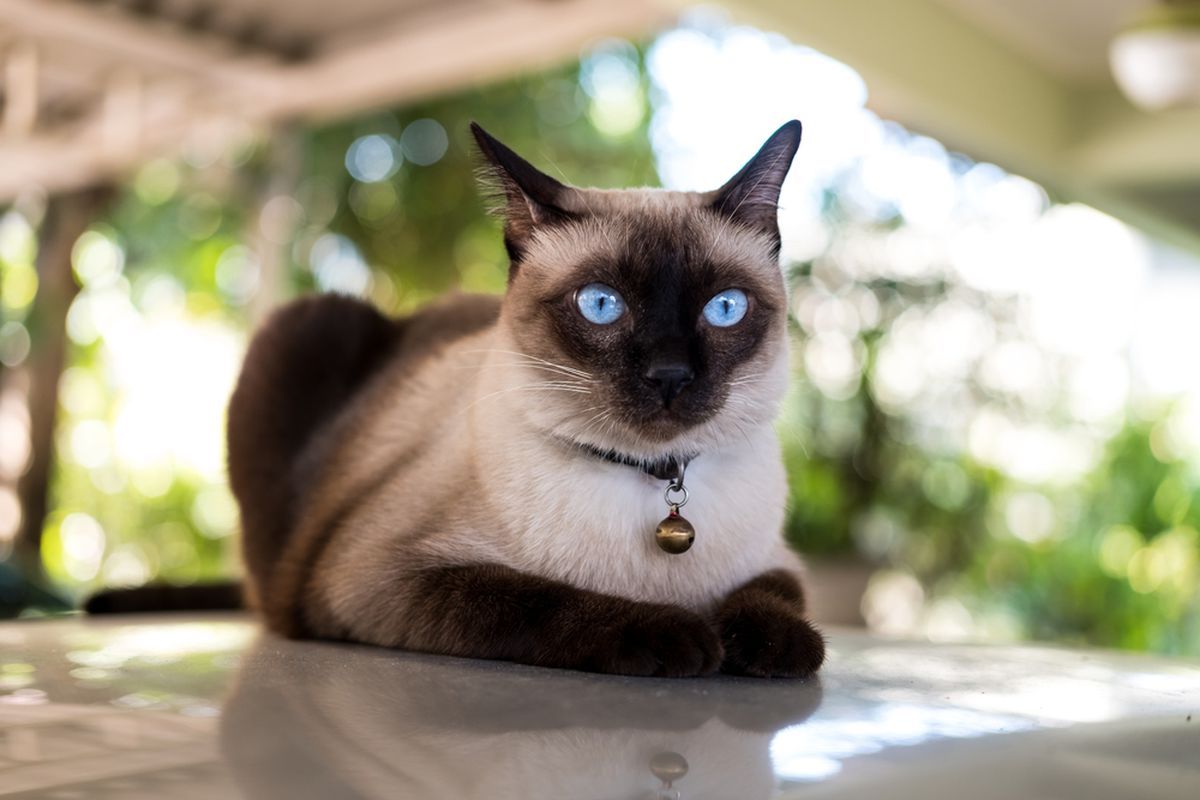
#> input picture TUGAS/Tugas-5/kucing.jpg, 1200 x 800 px
$ python SpatialFiltering.py
#> lines starting #> are read from the running program, lines starting #| are printed output that depends on the picture
# ============================================
### Praktikum 5.1: Implementasi Konvolusi Manual
#python#
# ============================================

import numpy as np
import cv2
import time
import matplotlib.pyplot as plt

original_img = cv2.imread('kucing.jpg', cv2.IMREAD_GRAYSCALE)

if original_img is None:
    print("Citra asli tidak ditemukan, menggunakan test pattern.")
else:
    original_img = cv2.resize(original_img,(200,200))
#> original_img: shape (200, 200)


# ============================================
# FUNGSI SPECKLE NOISE
# ============================================

def add_speckle_noise(image, intensity=0.2):

    noise = np.random.randn(*image.shape)
    noisy = image.astype(float) + image.astype(float)*noise*intensity
    noisy = np.clip(noisy,0,255)

    return noisy.astype(np.uint8)


# ============================================
### Praktikum 5.1: Implementasi Konvolusi Manual
#python#
# ============================================
def manual_convolution(image, kernel):
    """
    Implementasi manual operasi konvolusi
    """
    # Dapatkan dimensi
    img_h, img_w = image.shape
    kernel_h, kernel_w = kernel.shape

    # Hitung padding
    pad_h = kernel_h // 2
    pad_w = kernel_w // 2

    # Buat image dengan zero padding
    padded_img = np.zeros((img_h + 2*pad_h, img_w + 2*pad_w))
    padded_img[pad_h:pad_h+img_h, pad_w:pad_w+img_w] = image

    # Inisialisasi output
    output = np.zeros_like(image, dtype=np.float32)

    # Lakukan konvolusi
    for i in range(img_h):
        for j in range(img_w):
            # Ambil region of interest
            region = padded_img[i:i+kernel_h, j:j+kernel_w]
            # Hitung sum of product
            output[i, j] = np.sum(region * kernel)

    return output

# Membuat citra test pattern
# [11 lines left out: function create_test_pattern, not called in this run]

# Define different kernels
kernels = {
    'Identity': np.array([[0, 0, 0],
                          [0, 1, 0],
                          [0, 0, 0]]),

    'Mean 3x3': np.array([[1, 1, 1],
                          [1, 1, 1],
                          [1, 1, 1]]) / 9,

    'Sharpen': np.array([[0, -1, 0],
                         [-1, 5, -1],
                         [0, -1, 0]]),

    'Edge Detection': np.array([[-1, -1, -1],
                                [-1, 8, -1],
                                [-1, -1, -1]]),

    'Gaussian 3x3': np.array([[1, 2, 1],
                              [2, 4, 2],
                              [1, 2, 1]]) / 16
}

# Praktikum konvolusi
print("PRAKTIKUM 5.1: IMPLEMENTASI KONVOLUSI MANUAL")
print("=" * 50)

# Create test image
# Gunakan citra asli jika tersedia
if original_img is not None:
    test_image = original_img
else:
    test_image = create_test_pattern(200)

# Visualize results
fig, axes = plt.subplots(2, 3, figsize=(15, 10))
axes = axes.ravel()

# Original image
axes[0].imshow(test_image, cmap='gray', vmin=0, vmax=255)
axes[0].set_title('Original Image')
axes[0].axis('off')

# Apply each kernel
for idx, (kernel_name, kernel) in enumerate(list(kernels.items())[:5]):
    result = manual_convolution(test_image, kernel)

    axes[idx+1].imshow(result, cmap='gray')
    axes[idx+1].set_title(f'{kernel_name} Kernel')
    axes[idx+1].axis('off')

    print(f"{kernel_name} kernel applied successfully")

plt.tight_layout()
plt.show()

# ============================================
### Praktikum 5.2: Perbandingan Filter Linear
#python
# ============================================

def compare_linear_filters():
    """
    Perbandingan performa berbagai filter linear
    """
    print("\nPRAKTIKUM 5.2: PERBANDINGAN FILTER LINEAR")
    print("=" * 50)

    # Create noisy image
    clean_img = original_img.copy()
    if original_img is not None:
        clean_img = original_img.copy()
    else:
        clean_img = create_test_pattern(200)

    # Add Gaussian noise
    # Gaussian noise
    gaussian_noise = np.random.normal(0, 30, clean_img.shape)
    gaussian_img = np.clip(clean_img.astype(float) + gaussian_noise, 0, 255).astype(np.uint8)

    # Speckle noise
    speckle_img = add_speckle_noise(clean_img)
#> in add_speckle_noise, `noisy = np.clip(noisy,0,255)`:
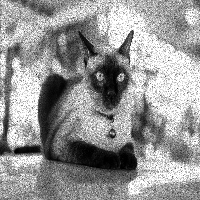
#> noisy: shape (200, 200) float64; min 0, max 255, mean 149.7

    # Gunakan salah satu untuk evaluasi
    noisy_img = gaussian_img

    plt.figure(figsize=(12,4))

    plt.subplot(1,3,1)
    plt.imshow(gaussian_img,cmap='gray')
    plt.title("Gaussian Noise")
    plt.axis('off')

    plt.subplot(1,3,2)
    plt.imshow(speckle_img,cmap='gray')
    plt.title("Speckle Noise")
    plt.axis('off')

    plt.show()

    # Apply different linear filters
    filters = {
        'Noisy': lambda x: x,
        'Mean 3x3': lambda x: cv2.blur(x, (3, 3)),
        'Mean 5x5': lambda x: cv2.blur(x, (5, 5)),
        'Mean 7x7': lambda x: cv2.blur(x, (7, 7)),
        'Gaussian 3x3': lambda x: cv2.GaussianBlur(x, (3, 3), 0),
        'Gaussian 5x5': lambda x: cv2.GaussianBlur(x, (5, 5), 1),
        'Gaussian 7x7': lambda x: cv2.GaussianBlur(x, (7, 7), 2)
    }

    # Calculate metrics
    results = []

    fig, axes = plt.subplots(2, 4, figsize=(16, 8))
    axes = axes.ravel()

    for idx, (filter_name, filter_func) in enumerate(filters.items()):

        start = time.time()

        filtered_img = filter_func(noisy_img)

        end = time.time()

        comp_time = end - start

         # Calculate metrics
        mse = np.mean((clean_img.astype(float) - filtered_img.astype(float)) ** 2)
        psnr = 10 * np.log10(255**2 / mse) if mse > 0 else float('inf')

        results.append({
        'filter': filter_name,
        'mse': mse,
        'psnr': psnr,
        'time': comp_time
        })

        # Display
        axes[idx].imshow(filtered_img, cmap='gray')
        axes[idx].set_title(f'{filter_name}\nMSE: {mse:.1f}\nPSNR: {psnr:.1f} dB')
        axes[idx].axis('off')
#> this loop made 7 passes
#> (mse, psnr) on passes 1 to 7: (780.1, 19.21), (164.3, 25.97), (185.3, 25.45), (267.2, 23.86), (167, 25.9), (145, 26.52), (194.8, 25.23)
#> after the loop, results = 7 items

    plt.tight_layout()
    plt.show()

    # Display comparison table
    print("\nPERFORMANCE COMPARISON OF LINEAR FILTERS")
    print("-" * 60)
    print(f"{'Filter':<15} {'MSE':<12} {'PSNR (dB)':<12} {'Time(s)':<10}")
    print("-" * 60)

    for result in results:
       print(f"{result['filter']:<15} {result['mse']:<12.2f} {result['psnr']:<12.2f} {result['time']:<10.4f}")
#> this loop made 7 passes
#| Noisy           780.15       19.21        0.0001
#| Mean 3x3        164.29       25.97        0.0020
#| Mean 5x5        185.35       25.45        0.0016
#| Mean 7x7        267.24       23.86        0.0001
#| Gaussian 3x3    166.95       25.90        0.0001
#> (further printed lines are left out)

    # Visual comparison of PSNR
    fig, ax = plt.subplots(figsize=(10, 6))
    filter_names = [r['filter'] for r in results]
#> filter_names = ['Noisy', 'Mean 3x3', 'Mean 5x5', 'Mean 7x7', 'Gaussian 3x3', 'Gaussian 5x5', 'Gaussian 7x7']
    psnr_values = [r['psnr'] for r in results]
#> psnr_values = [19.21, 25.97, 25.45, 23.86, 25.9, 26.52, 25.23]

    bars = ax.bar(filter_names, psnr_values)
#> bars = 7 items
    ax.set_xlabel('Filter Type')
    ax.set_ylabel('PSNR (dB)')
    ax.set_title('PSNR Comparison of Linear Filters\n(Higher is Better)')
    ax.tick_params(axis='x', rotation=45)
    ax.grid(True, alpha=0.3, axis='y')

    # Add value labels
    for bar, psnr in zip(bars, psnr_values):
        ax.text(bar.get_x() + bar.get_width()/2, bar.get_height() + 0.5,
               f'{psnr:.1f}', ha='center', va='bottom')
#> this loop made 7 passes
#> psnr on passes 1 to 7: 19.21, 25.97, 25.45, 23.86, 25.9, 26.52, 25.23

    plt.tight_layout()
    plt.show()
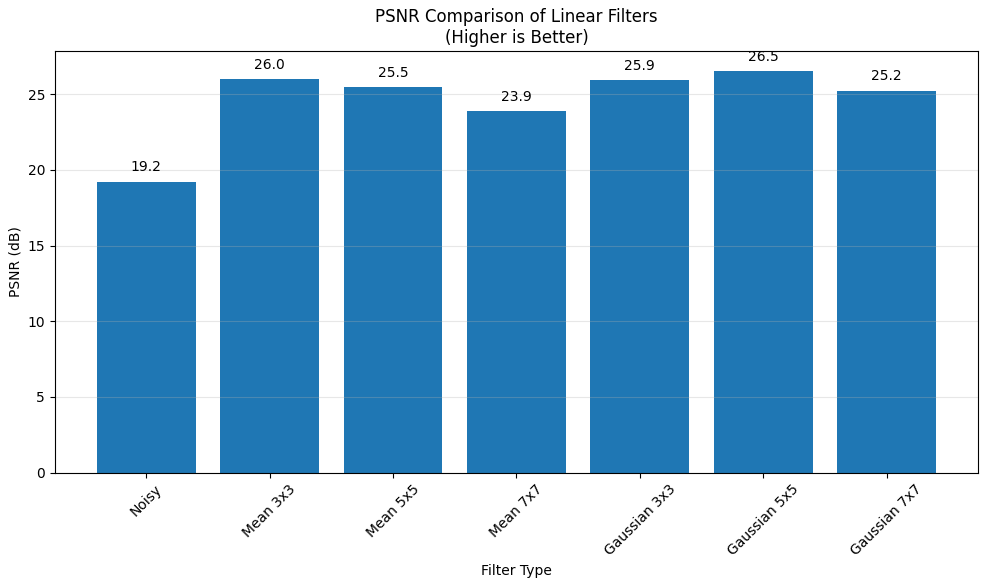
#> figure drawn by matplotlib, 1 panel; tallest bar 26.52 high, from x = 4.6 to 5.4

    return results

linear_filter_results = compare_linear_filters()
#> linear_filter_results = 7 items

# ============================================
### Praktikum 5.3: Filter Non-linear untuk Salt-and-Pepper Noise
# python
# ============================================


def nonlinear_filters_demo():
    """
    Demonstrasi filter non-linear untuk salt-and-pepper noise
    """
    print("\nPRAKTIKUM 5.3: FILTER NON-LINEAR UNTUK SALT-AND-PEPPER NOISE")
    print("=" * 60)

    # Create clean image with texture
    # Gunakan gambar kucing sebagai citra bersih
    clean_img = original_img.copy()

    # Add salt-and-pepper noise
    def add_salt_pepper_noise(image, prob=0.05):
#> called with prob = 0.05
        noisy = image.copy()
        total_pixels = image.size

        # Salt noise
        num_salt = int(total_pixels * prob / 2)
        salt_coords = [np.random.randint(0, i-1, num_salt) for i in image.shape]
        noisy[salt_coords[0], salt_coords[1]] = 255

        # Pepper noise
        num_pepper = int(total_pixels * prob / 2)
        pepper_coords = [np.random.randint(0, i-1, num_pepper) for i in image.shape]
        noisy[pepper_coords[0], pepper_coords[1]] = 0

        return noisy

    noisy_img = add_salt_pepper_noise(clean_img, prob=0.05)

    plt.subplot(1,3,3)
    plt.imshow(add_salt_pepper_noise(clean_img),cmap='gray')
#> call 2 of add_salt_pepper_noise, with prob = 0.05
#> in add_salt_pepper_noise (call 2), `noisy[pepper_coords[0], pepper_coords[1]] = 0`:
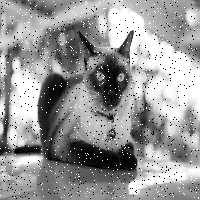
#> noisy: shape (200, 200); min 0, max 255, mean 151.8
    plt.title("Salt & Pepper Noise")
    plt.axis('off')

    # Apply different filters
    filters = {
        'Noisy': lambda x: x,
        'Mean 3x3': lambda x: cv2.blur(x, (3, 3)),
        'Gaussian 3x3': lambda x: cv2.GaussianBlur(x, (3, 3), 0),
        'Median 3x3': lambda x: cv2.medianBlur(x, 3),
        'Median 5x5': lambda x: cv2.medianBlur(x, 5),
        'Min 3x3': lambda x: cv2.erode(x, np.ones((3, 3))),
        'Max 3x3': lambda x: cv2.dilate(x, np.ones((3, 3)))
    }

    # Apply filters and calculate metrics
    results = []

    fig, axes = plt.subplots(2, 4, figsize=(16, 8))
    axes = axes.ravel()

    for idx, (filter_name, filter_func) in enumerate(filters.items()):
        start = time.time()

        filtered_img = filter_func(noisy_img)

        end = time.time()

        comp_time = end - start

        # Calculate metrics
        mse = np.mean((clean_img.astype(float) - filtered_img.astype(float)) ** 2)
        psnr = 10 * np.log10(255**2 / mse) if mse > 0 else float('inf')

        results.append({
        'filter': filter_name,
        'mse': mse,
        'psnr': psnr,
        'time': comp_time
    })

        # Display
        axes[idx].imshow(filtered_img, cmap='gray')
        axes[idx].set_title(f'{filter_name}\nPSNR: {psnr:.1f} dB')
        axes[idx].axis('off')
#> this loop made 7 passes
#> (mse, psnr) on passes 1 to 7: (1075.9, 17.81), (187.2, 25.41), (197.8, 25.17), (29.81, 33.39), (66.81, 29.88), (6079, 10.29), (3525.7, 12.66)
#> after the loop, results = 7 items

    plt.tight_layout()
    plt.show()
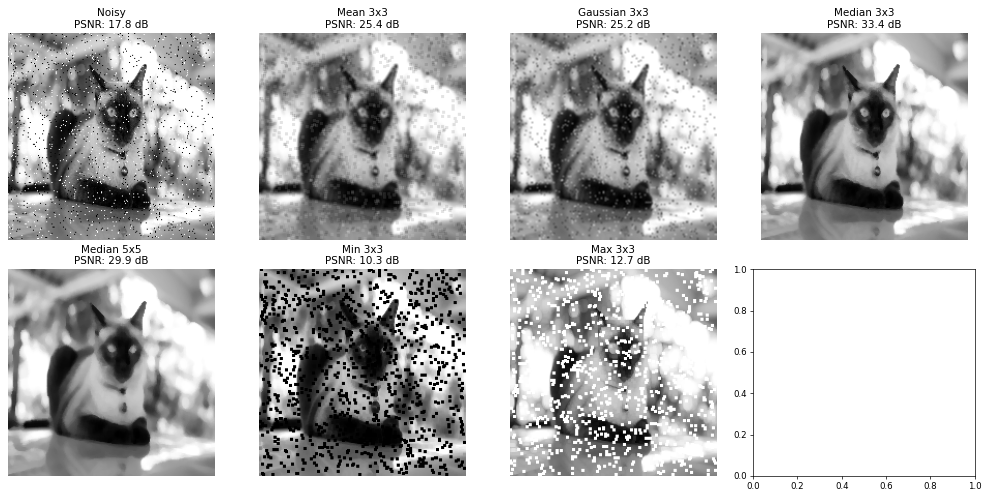
#> figure drawn by matplotlib, 7 panels

    # Analysis of results
    print("\nANALYSIS OF NON-LINEAR FILTERS FOR SALT-AND-PEPPER NOISE")
    print("-" * 70)
    print("Observation:")
    print("1. Median filter performs best for salt-and-pepper noise")
    print("2. Linear filters (mean, Gaussian) blur the image and don't remove noise effectively")
    print("3. Min filter removes salt noise but darkens the image")
    print("4. Max filter removes pepper noise but brightens the image")

    # Visual comparison
    fig, (ax1, ax2) = plt.subplots(1, 2, figsize=(14, 6))

    # PSNR comparison
    filter_names = [r['filter'] for r in results]
#> filter_names = ['Noisy', 'Mean 3x3', 'Gaussian 3x3', 'Median 3x3', 'Median 5x5', 'Min 3x3', 'Max 3x3']
    psnr_values = [r['psnr'] for r in results]
#> psnr_values = [17.81, 25.41, 25.17, 33.39, 29.88, 10.29, 12.66]

    bars1 = ax1.bar(filter_names, psnr_values, color='skyblue')
#> bars1 = 7 items
    ax1.set_xlabel('Filter Type')
    ax1.set_ylabel('PSNR (dB)')
    ax1.set_title('PSNR Comparison for Salt-and-Pepper Noise')
    ax1.tick_params(axis='x', rotation=45)
    ax1.grid(True, alpha=0.3, axis='y')

    for bar, psnr in zip(bars1, psnr_values):
        ax1.text(bar.get_x() + bar.get_width()/2, bar.get_height() + 0.5,
                f'{psnr:.1f}', ha='center', va='bottom')
#> this loop made 7 passes
#> psnr on passes 1 to 7: 17.81, 25.41, 25.17, 33.39, 29.88, 10.29, 12.66

    # MSE comparison (log scale)
    mse_values = [r['mse'] for r in results]
#> mse_values = [1075.9, 187.2, 197.8, 29.81, 66.81, 6079, 3525.7]
    bars2 = ax2.bar(filter_names, mse_values, color='lightcoral')
#> bars2 = 7 items
    ax2.set_xlabel('Filter Type')
    ax2.set_ylabel('MSE (log scale)')
    ax2.set_title('MSE Comparison for Salt-and-Pepper Noise')
    ax2.set_yscale('log')
    ax2.tick_params(axis='x', rotation=45)
    ax2.grid(True, alpha=0.3, axis='y')

    for bar, mse in zip(bars2, mse_values):
        ax2.text(bar.get_x() + bar.get_width()/2, bar.get_height() * 1.1,
                f'{mse:.1f}', ha='center', va='bottom')
#> this loop made 7 passes
#> mse on passes 1 to 7: 1075.9, 187.2, 197.8, 29.81, 66.81, 6079, 3525.7

    plt.tight_layout()
    plt.show()
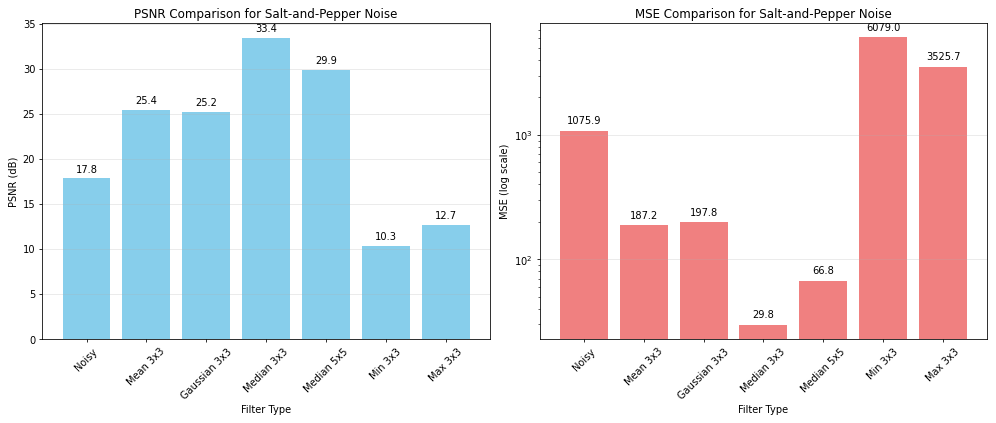
#> figure drawn by matplotlib, 2 panels; panel 1: tallest bar 33.39 high, from x = 2.6 to 3.4; panel 2: tallest bar 6079 high, from x = 4.6 to 5.4

    return results

nonlinear_filter_results = nonlinear_filters_demo()
#> nonlinear_filter_results = 7 items

# ============================================
### Praktikum 5.4:ADAPTIVE DAN HYBRID FILTERING
# python
# ============================================

def adaptive_hybrid_filters():
    """
    Demonstrasi adaptive dan hybrid filtering approaches
    """
    print("\nPRAKTIKUM 5.4: ADAPTIVE DAN HYBRID FILTERING")
    print("=" * 50)

    # Create test image with mixed noise
    # Gunakan gambar kucing sebagai citra bersih
    clean_img = original_img.copy()

    # Create pattern
    for i in range(0, 200, 32):
        cv2.rectangle(clean_img, (i, i), (i+16, i+16), 200, -1)
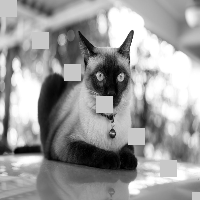
#> clean_img: shape (200, 200); min 0, max 255, mean 155.8

    # Add mixed noise (Gaussian + Salt-and-Pepper)
    noisy_img = clean_img.copy().astype(float)

    # Gaussian noise
    gaussian_noise = np.random.normal(0, 20, clean_img.shape)
    noisy_img += gaussian_noise

    # Salt-and-pepper noise
    salt_pepper = np.random.random(clean_img.shape)
    noisy_img[salt_pepper < 0.02] = 255  # Salt
    noisy_img[salt_pepper > 0.98] = 0    # Pepper
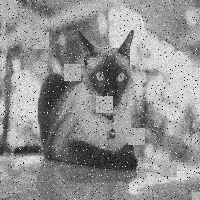
#> noisy_img: shape (200, 200) float64; min -66, max 319.5, mean 154.5; drawn with min black and max white

    noisy_img = np.clip(noisy_img, 0, 255).astype(np.uint8)

    # Define custom filters
    def adaptive_mean_filter(image, window_size=3, threshold=30):
        """
        Adaptive mean filter based on local variance
        """
        h, w = image.shape
        output = image.copy().astype(float)

        pad = window_size // 2
        padded = cv2.copyMakeBorder(image, pad, pad, pad, pad, cv2.BORDER_REFLECT)

        for i in range(h):
            for j in range(w):
                window = padded[i:i+window_size, j:j+window_size]
                local_mean = np.mean(window)
                local_var = np.var(window)

                # Apply filter only if variance is high (likely noise)
                if local_var > threshold:
                    output[i, j] = local_mean

        return np.clip(output, 0, 255).astype(np.uint8)

    def hybrid_filter(image):
        """
        Hybrid filter: median followed by Gaussian
        """
        # First pass: median for salt-and-pepper
        median_filtered = cv2.medianBlur(image, 3)
        # Second pass: Gaussian for Gaussian noise
        gaussian_filtered = cv2.GaussianBlur(median_filtered, (3, 3), 0)
        return gaussian_filtered

    def bilateral_filter_custom(image, d=9, sigma_color=75, sigma_space=75):
        """
        Bilateral filter (edge-preserving smoothing)
        """
        return cv2.bilateralFilter(image, d, sigma_color, sigma_space)

    # Apply different advanced filters
    filters = {
        'Noisy Image': lambda x: x,
        'Mean 3x3': lambda x: cv2.blur(x, (3, 3)),
        'Median 3x3': lambda x: cv2.medianBlur(x, 3),
        'Adaptive Mean': lambda x: adaptive_mean_filter(x, 3, 30),
        'Hybrid Filter': lambda x: hybrid_filter(x),
        'Bilateral Filter': lambda x: bilateral_filter_custom(x)
    }

    # Apply and evaluate
    results = []

    fig, axes = plt.subplots(2, 3, figsize=(15, 10))
    axes = axes.ravel()

    for idx, (filter_name, filter_func) in enumerate(filters.items()):
        filtered_img = filter_func(noisy_img)

        # Calculate multiple metrics
        mse = np.mean((clean_img.astype(float) - filtered_img.astype(float)) ** 2)
        psnr = 10 * np.log10(255**2 / mse) if mse > 0 else float('inf')

        # SSIM (simplified)
        def calculate_ssim(img1, img2):
            C1 = (0.01 * 255) ** 2
            C2 = (0.03 * 255) ** 2

            mu1 = cv2.GaussianBlur(img1.astype(float), (11, 11), 1.5)
            mu2 = cv2.GaussianBlur(img2.astype(float), (11, 11), 1.5)

            mu1_sq = mu1 ** 2
            mu2_sq = mu2 ** 2
            mu1_mu2 = mu1 * mu2

            sigma1_sq = cv2.GaussianBlur(img1.astype(float) ** 2, (11, 11), 1.5) - mu1_sq
            sigma2_sq = cv2.GaussianBlur(img2.astype(float) ** 2, (11, 11), 1.5) - mu2_sq
            sigma12 = cv2.GaussianBlur(img1.astype(float) * img2.astype(float), (11, 11), 1.5) - mu1_mu2

            ssim_map = ((2 * mu1_mu2 + C1) * (2 * sigma12 + C2)) / ((mu1_sq + mu2_sq + C1) * (sigma1_sq + sigma2_sq + C2))
            return np.mean(ssim_map)

        ssim = calculate_ssim(clean_img, filtered_img)

        results.append({
            'filter': filter_name,
            'mse': mse,
            'psnr': psnr,
            'ssim': ssim
        })

        # Display
        axes[idx].imshow(filtered_img, cmap='gray')
        axes[idx].set_title(f'{filter_name}\nPSNR: {psnr:.1f} dB\nSSIM: {ssim:.3f}')
        axes[idx].axis('off')
#> this loop made 6 passes
#> (filter_name, mse, psnr, ssim) on passes 1, 2, 3, 5, 6: ('Noisy Image', 1249.7, 17.16, 0.349), ('Mean 3x3', 238.2, 24.36, 0.676), ('Median 3x3', 118.3, 27.4, 0.773), ('Hybrid Filter', 102.6, 28.02, 0.848), ('Bilateral Filter', 440.3, 21.69, 0.623)
#> (the rest of the program and of its run is left out)
